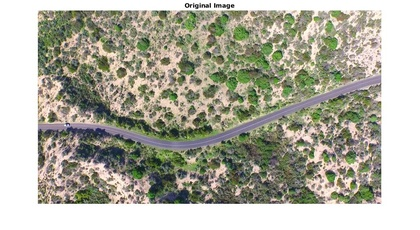
%> input picture singleroad1.jpg, 420 x 230 px, shrunk from 1042 x 571 before the run
$ octave shadow_detect.m   (GNU Octave 9; MATLAB toolbox functions it lacks are replaced by stand-ins)
%> lines starting %> are read from the running program, lines starting %| are printed output that depends on the picture; in (x1, y1, x2, y2) boxes, pixels count from 0 and x2, y2 are one past the last pixel; in counts of white or black regions, pixels touching at a corner belong together; the program's own positions count from 1
### Submission/removeShadows.m
function [ nosh ] = removeShadows( gr,gg,gb,x,y )
% Removes shadows from an image as detected by the shadow
% detect method. It does so using a localized dilation
% on the boundary points of the shadow, then removes
% the boundary points and repeats on the now smaller
% shadow. Note that this function works best on images
% where the shadow only covers part of the road.
%
% @inputs:
%       gr, gg, gb - separated r,g,b components of image
%       x,y - the x,y coordinates of the initial shadow
% @outputs:
%       nosh - rgb image with shadows removed

% embed gr, gg, and gb into larger matrices with borders
% of 2 pixels all around
blank = uint8(zeros(length(gr(:,1))+4,length(gr(1,:))+4));
[n, m] = size(gr);
for i = 1:n
    for j = 1:m
        blank(i+2,j+2) = gr(i,j);
    end
end
gr = blank;
blank = uint8(zeros(length(gr(:,1))+4,length(gr(1,:))+4));
for i = 1:n
    for j = 1:m
        blank(i+2,j+2) = gg(i,j);
    end
end
gg = blank;
blank = uint8(zeros(length(gr(:,1))+4,length(gr(1,:))+4));
for i = 1:n
    for j = 1:m
        blank(i+2,j+2) = gb(i,j);
    end
end
gb = blank;
blank = uint8(zeros(length(gr(:,1))+4,length(gr(1,:))+4));

% set blank to a bw image with only the shadows
% this will be used to keep track of how much of
% the shadow has been removed
for i = 1:length(x)
    blank(x(i)+2,y(i)+2) = 1;
end
blank = imfill(blank,'holes');

% set x and y to the boundary pieces
B = bwboundaries(blank);
xnew = []; ynew = [];
for j = 1:length(B)
    C = B{j};
    xnew = [xnew C(:,1)'];
    ynew = [ynew C(:,2)'];
end
x = xnew; y = ynew;

% as long as there is still shadow left
while ~isempty(x)

% dilate over points within 2 up/down/left/right
for i = 1:length(x)
   arrgr = [gr(x(i)-2,y(i)),gr(x(i)-1,y(i)),...
                       gr(x(i)+2,y(i)),gr(x(i)+1,y(i)),...
                       gr(x(i),y(i)-2),gr(x(i),y(i)-1),...
                       gr(x(i),y(i)+2),gr(x(i),y(i)+1),...
                       gr(x(i),y(i)) ];
   arrgg = [gg(x(i)-2,y(i)),gg(x(i)-1,y(i)),...
                       gg(x(i)+2,y(i)),gg(x(i)+1,y(i)),...
                       gg(x(i),y(i)-2),gg(x(i),y(i)-1),...
                       gg(x(i),y(i)+2),gg(x(i),y(i)+1),...
                       gg(x(i),y(i)) ];
   arrgb = [gb(x(i)-2,y(i)),gb(x(i)-1,y(i)),...
                       gb(x(i)+2,y(i)),gb(x(i)+1,y(i)),...
                       gb(x(i),y(i)-2),gb(x(i),y(i)-1),...
                       gb(x(i),y(i)+2),gb(x(i),y(i)+1),...
                       gb(x(i),y(i)) ];
   gr(x(i),y(i)) = max(arrgr);
   gg(x(i),y(i)) = max(arrgg);
   gb(x(i),y(i)) = max(arrgb);
end

% remove the boundary points from the shadow tracker
for i = 1:length(x)
    blank(x(i),y(i)) = 0;
end

% reset x and y to the new boundary pieces
B = bwboundaries(blank);
xnew = []; ynew = [];
for j = 1:length(B)
    C = B{j};
    xnew = [xnew C(:,1)'];
    ynew = [ynew C(:,2)'];
end
x = xnew; y = ynew;


end

% merge the components of the new images to get an rgb image
nosh(:,:,1) = gr(3:3+n-1,3:3+m-1);
nosh(:,:,2) = gg(3:3+n-1,3:3+m-1);
nosh(:,:,3) = gb(3:3+n-1,3:3+m-1);

end

### Submission/shadow_detect.m
%% Shadow Detection Source Code
% Shared by Beril Sirmacek
% For Academic & Educational Usage Only
% Please consider citing following reference articles.
%
% B. Sirmacek and C. Unsalan, "Damaged Building Detection in Aerial Images
% using Shadow Information", 4th International Conference on Recent Advances
% in Space Technologies RAST 2009, Istanbul, Turkey, June 2009.
%
% C. Unsalan and K. L. Boyer, "Linearized vegetation indices based on a formal
% statistical framework," IEEE Transactions on Geoscience and Remote Sensing,
% vol. 42, pp. 1575-1585, 2004.

%%
clear all
close all
clc

%% Read Images:

im = imread('singleroad1.jpg');
%> im is the input picture: size 230x420x3 uint8; mean R, G, B 175.4, 174.6, 160.7
%figure, imshow(im);

% NOTE: You might need different median filter size for your test image.
r = medfilt2(double(im(:,:,1)), [3,3]);
g = medfilt2(double(im(:,:,2)), [3,3]);
b = medfilt2(double(im(:,:,3)), [3,3]);
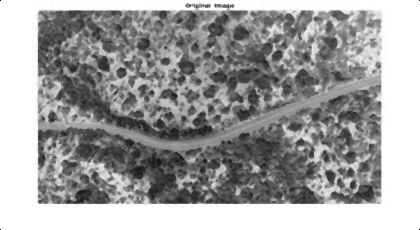
%> b: size 230x420 double; min 0, max 255, mean 161.1

%% Calculate Shadow Ratio:

shadow_ratio = ((4/pi).*atan(((b-g))./(b+g)));
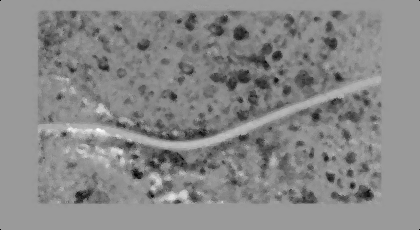
%> shadow_ratio: size 230x420 double; 0% of the values are NaN or infinite; the others: min -0.666, max 0.434, mean -0.0769; drawn with min black, max white, NaN and infinite black
%figure, imshow(shadow_ratio, []); colormap(jet); colorbar;

% NOTE: You might need a different threshold value for your test image.
% You can also consider using automatic threshold estimation methods.
shadow_mask = shadow_ratio>0.2;
%> shadow_mask: size 230x420 logical; 0.34% white; 17 white regions (12 under 20 px), largest, box (x1, y1, x2, y2) and area: (67, 127, 108, 135) 144, (166, 194, 177, 200) 43, (111, 148, 123, 154) 39, (179, 192, 187, 198) 32, (97, 107, 104, 113) 24
%figure, imshow(shadow_mask, []);

shadow_mask(1:5,:) = 0;
shadow_mask(end-5:end,:) = 0;
shadow_mask(:,1:5) = 0;
shadow_mask(:,end-5:end) = 0;

% NOTE: Depending on the shadow size that you want to consider,
% you can change the area size threshold
shadow_mask = bwareaopen(shadow_mask, 100);
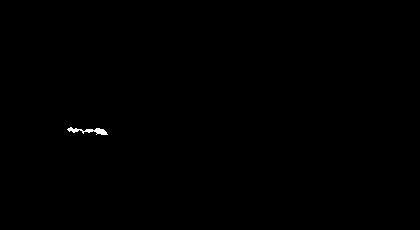
%> shadow_mask: size 230x420 logical; 0.15% white; 1 white region, box (x1, y1, x2, y2) and area: (67, 127, 108, 135) 144
[x,y] = find(imdilate(shadow_mask,strel('disk',2))-shadow_mask);
%> x = 180 values from 126 to 137; y = 180 values from 66 to 110

%###########################################
%Added code to remove shadows and show result
gr = im(:,:,1); gg = im(:,:,2); gb = im(:,:,3);
nosh = removeShadows(gr,gg,gb,x,y);
%> in removeShadows, `blank = uint8(zeros(length(gr(:,1))+4,length(gr(1,:))+4));`: blank: size 234x424 uint8; every value is 0
%> in removeShadows, `blank = uint8(zeros(length(gr(:,1))+4,length(gr(1,:))+4));`: blank: size 238x428 uint8; every value is 0
%> after the loop in removeShadows, `for i = 1:length(x)`:
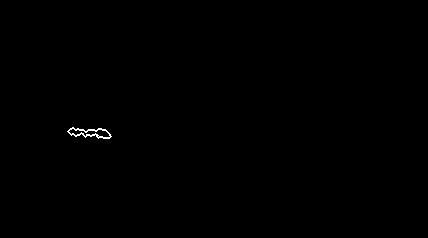
%> blank: size 238x428 uint8; values 0 (black) and 1 (white), 0.18% white in thin lines or dots, all inside (x1, y1, x2, y2) = (67, 127, 112, 139)
%> in removeShadows, `blank = imfill(blank,'holes');`: blank: size 238x428 uint8; values 0 (black) and 1 (white), 0.32% white; 1 white region, box (x1, y1, x2, y2) and area: (67, 127, 112, 139) 324
%> in removeShadows, `B = bwboundaries(blank);`: B = 1 boundary; box (x1, y1, x2, y2) and points: (67, 127, 112, 139) 91
%> the loop in removeShadows, `for j = 1:length(B)` made 1 pass
%> after the loop in removeShadows, `for j = 1:length(B)`: xnew = 91 values, max 139 at index 48, min 128 at index 6, mean 133.6; ynew = 91 values, max 112 at index 46, min 68 at index 1, mean 90.07
%> in removeShadows, `x = xnew`: x has the same summary as xnew
%> in removeShadows, `y = ynew`: y has the same summary as ynew
%> the loop in removeShadows, `while ~isempty(x)` made 5 passes
%> after the loop in removeShadows, `while ~isempty(x)`:
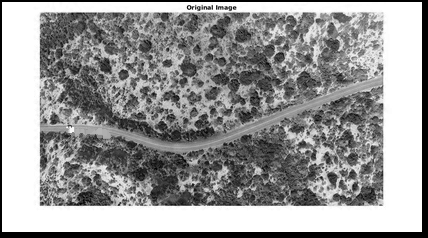
%> gb: size 238x428 uint8; min 0, max 255, mean 152.6
%> after the loop in removeShadows, `while ~isempty(x)`:
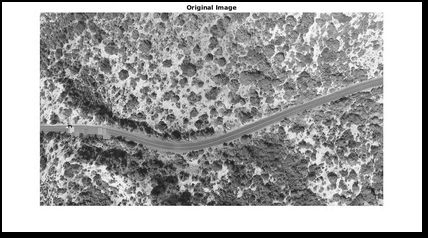
%> gg: size 238x428 uint8; min 0, max 255, mean 165.9
%> after the loop in removeShadows, `while ~isempty(x)`:
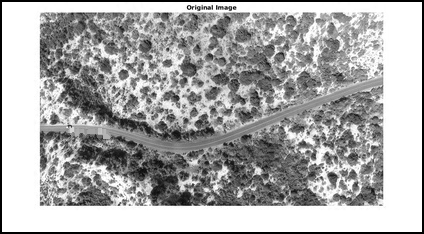
%> gr: size 234x424 uint8; min 0, max 255, mean 171
imshow(nosh);
%###########################################

%figure, imshow(im); hold on,
%plot(y,x,'.b'), title('Shadow Boundaries');

%%

$ run again, with GUI2.jpg copied over singleroad1.jpg
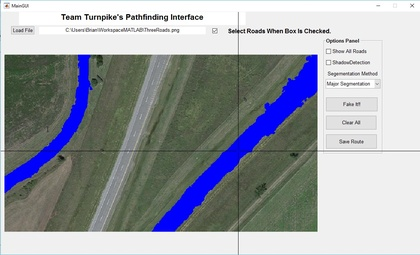
%> input picture GUI2.jpg, 420 x 255 px, shrunk from 1127 x 683 before the run
%> im is the input picture: size 255x420x3 uint8; mean R, G, B 156.2, 160.3, 167
%> `shadow_mask = shadow_ratio>0.2;`:
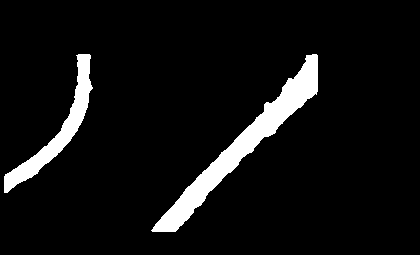
%> shadow_mask: size 255x420 logical; 6.8% white; 2 white regions, box (x1, y1, x2, y2) and area: (151, 54, 318, 232) 4911, (4, 54, 93, 193) 2399
%> `[x,y] = find(imdilate(shadow_mask,strel('disk',2))-shadow_mask);`: x = 1531 values from 53 to 234; y = 1531 values from 4 to 320
%> in removeShadows, `B = bwboundaries(blank);`: B = 2 boundaries; box (x1, y1, x2, y2) and points: (151, 54, 322, 236) 439, (5, 54, 97, 197) 325
%> the loop in removeShadows, `for j = 1:length(B)` made 2 passes
%> after the loop in removeShadows, `for j = 1:length(B)`: xnew = 764 values, max 236 at index 738, min 55 at index 136, mean 138.9; ynew = 764 values, max 322 at index 536, min 6 at index 1, mean 167.2
%> in removeShadows, `x = xnew`: x has the same summary as xnew
%> in removeShadows, `y = ynew`: y has the same summary as ynew
%> the loop in removeShadows, `while ~isempty(x)` made 20 passes
%> (x, y) on passes 18 to 19: ([95 94 93 92 91 90 89 90 91 92 93 94 94 95], [300 301 301 301 302 303 304 304 304 304 303 302 301 300]), ([92 91 92 93 92], [302 303 303 302 302])
%> in removeShadows, `nosh(:,:,3) = gb(3:3+n-1,3:3+m-1);`:
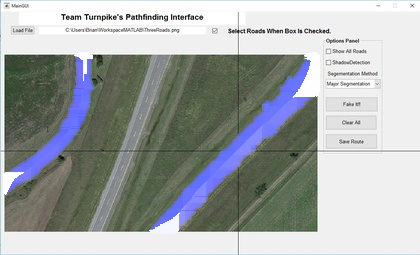
%> nosh: size 255x420x3 uint8; mean R, G, B 164.8, 169.2, 169.3
